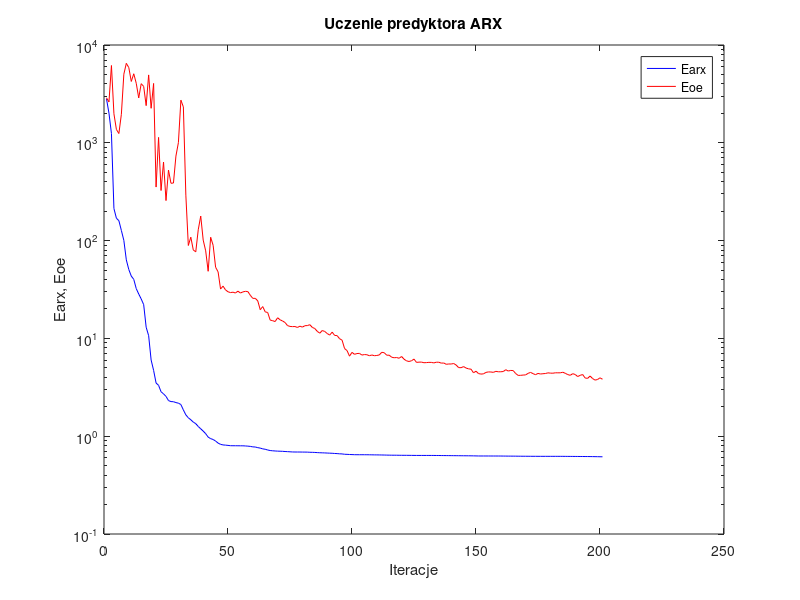
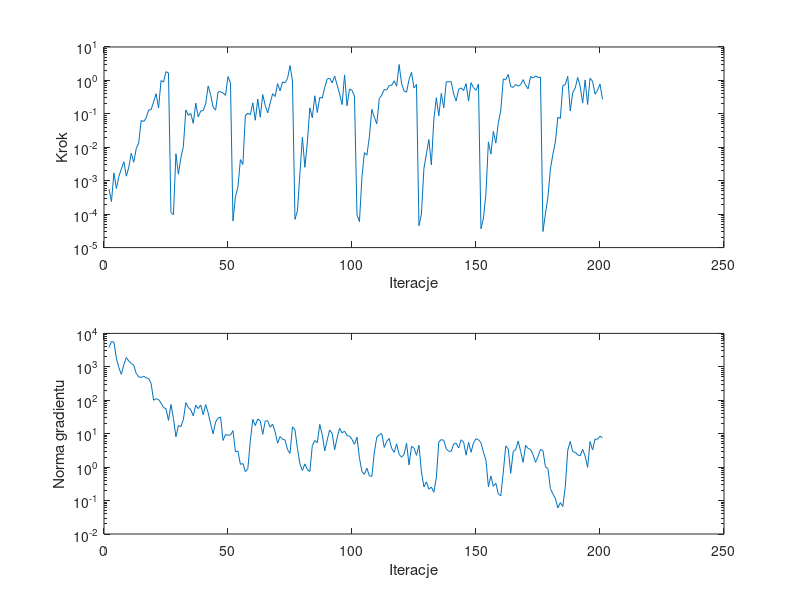

Reproduce these figures in MATLAB, in order.
%uczenie predyktora arx
clear all;
n=0; farx(n+1)=2.820185e+003; foe(n+1)=2.887040e+003; wspucz(n+1)=0.000000e+000; ng(n+1)=0.000000e+000;
%odnowa zmiennej metryki
n=1; farx(n+1)=2.009304e+003; foe(n+1)=2.617250e+003; krok(n+1)=5.668187e-004; ng(n+1)=3.799339e+003;
n=2; farx(n+1)=1.244085e+003; foe(n+1)=6.172170e+003; krok(n+1)=2.365976e-004; ng(n+1)=5.689912e+003;
n=3; farx(n+1)=2.128665e+002; foe(n+1)=1.980732e+003; krok(n+1)=1.700633e-003; ng(n+1)=5.496779e+003;
n=4; farx(n+1)=1.694014e+002; foe(n+1)=1.369561e+003; krok(n+1)=5.859613e-004; ng(n+1)=1.818237e+003;
n=5; farx(n+1)=1.598168e+002; foe(n+1)=1.243899e+003; krok(n+1)=1.350546e-003; ng(n+1)=9.396527e+002;
n=6; farx(n+1)=1.270550e+002; foe(n+1)=1.956505e+003; krok(n+1)=2.254077e-003; ng(n+1)=5.932189e+002;
n=7; farx(n+1)=1.004992e+002; foe(n+1)=5.030952e+003; krok(n+1)=3.692938e-003; ng(n+1)=1.155278e+003;
n=8; farx(n+1)=6.353339e+001; foe(n+1)=6.497346e+003; krok(n+1)=1.371344e-003; ng(n+1)=1.900303e+003;
n=9; farx(n+1)=5.060426e+001; foe(n+1)=5.876908e+003; krok(n+1)=2.531421e-003; ng(n+1)=1.482555e+003;
n=10; farx(n+1)=4.336854e+001; foe(n+1)=4.239930e+003; krok(n+1)=6.669234e-003; ng(n+1)=1.260061e+003;
n=11; farx(n+1)=4.015081e+001; foe(n+1)=5.080573e+003; krok(n+1)=3.572501e-003; ng(n+1)=1.113582e+003;
n=12; farx(n+1)=3.228842e+001; foe(n+1)=4.060138e+003; krok(n+1)=9.213222e-003; ng(n+1)=6.309062e+002;
n=13; farx(n+1)=2.843290e+001; foe(n+1)=2.874880e+003; krok(n+1)=1.355378e-002; ng(n+1)=5.011015e+002;
n=14; farx(n+1)=2.531848e+001; foe(n+1)=4.023051e+003; krok(n+1)=6.392790e-002; ng(n+1)=4.803447e+002;
n=15; farx(n+1)=2.212292e+001; foe(n+1)=3.770933e+003; krok(n+1)=5.883374e-002; ng(n+1)=5.242792e+002;
n=16; farx(n+1)=1.300746e+001; foe(n+1)=2.399164e+003; krok(n+1)=7.539806e-002; ng(n+1)=4.705495e+002;
n=17; farx(n+1)=1.066360e+001; foe(n+1)=4.944647e+003; krok(n+1)=1.306634e-001; ng(n+1)=4.478326e+002;
n=18; farx(n+1)=6.015271e+000; foe(n+1)=2.253460e+003; krok(n+1)=1.340624e-001; ng(n+1)=3.156698e+002;
n=19; farx(n+1)=4.712721e+000; foe(n+1)=4.044259e+003; krok(n+1)=2.277746e-001; ng(n+1)=1.001246e+002;
n=20; farx(n+1)=3.498546e+000; foe(n+1)=3.527807e+002; krok(n+1)=4.013589e-001; ng(n+1)=1.115910e+002;
n=21; farx(n+1)=3.314202e+000; foe(n+1)=1.135547e+003; krok(n+1)=1.509846e-001; ng(n+1)=1.050956e+002;
n=22; farx(n+1)=2.847517e+000; foe(n+1)=3.252033e+002; krok(n+1)=9.937057e-001; ng(n+1)=8.173726e+001;
n=23; farx(n+1)=2.710840e+000; foe(n+1)=6.363621e+002; krok(n+1)=8.935632e-001; ng(n+1)=6.107382e+001;
n=24; farx(n+1)=2.553080e+000; foe(n+1)=2.565636e+002; krok(n+1)=1.833637e+000; ng(n+1)=5.573402e+001;
n=25; farx(n+1)=2.314825e+000; foe(n+1)=5.265470e+002; krok(n+1)=1.663205e+000; ng(n+1)=2.507520e+001;
%odnowa zmiennej metryki
n=26; farx(n+1)=2.258534e+000; foe(n+1)=3.857636e+002; krok(n+1)=1.109357e-004; ng(n+1)=7.471634e+001;
n=27; farx(n+1)=2.253022e+000; foe(n+1)=3.878427e+002; krok(n+1)=9.675577e-005; ng(n+1)=2.836164e+001;
n=28; farx(n+1)=2.206544e+000; foe(n+1)=7.315425e+002; krok(n+1)=6.428545e-003; ng(n+1)=8.096635e+000;
n=29; farx(n+1)=2.176906e+000; foe(n+1)=1.005133e+003; krok(n+1)=1.563831e-003; ng(n+1)=1.753839e+001;
n=30; farx(n+1)=2.107885e+000; foe(n+1)=2.728968e+003; krok(n+1)=4.879648e-003; ng(n+1)=1.619799e+001;
n=31; farx(n+1)=1.857164e+000; foe(n+1)=2.329211e+003; krok(n+1)=1.064021e-002; ng(n+1)=2.657972e+001;
n=32; farx(n+1)=1.652238e+000; foe(n+1)=2.916454e+002; krok(n+1)=1.312690e-001; ng(n+1)=8.548074e+001;
n=33; farx(n+1)=1.543405e+000; foe(n+1)=8.912707e+001; krok(n+1)=8.973318e-002; ng(n+1)=6.088503e+001;
n=34; farx(n+1)=1.472497e+000; foe(n+1)=1.083730e+002; krok(n+1)=1.028050e-001; ng(n+1)=5.169767e+001;
n=35; farx(n+1)=1.394345e+000; foe(n+1)=8.030298e+001; krok(n+1)=5.197516e-002; ng(n+1)=3.416800e+001;
n=36; farx(n+1)=1.343542e+000; foe(n+1)=7.676075e+001; krok(n+1)=2.103304e-001; ng(n+1)=7.161536e+001;
n=37; farx(n+1)=1.256924e+000; foe(n+1)=1.291398e+002; krok(n+1)=8.097460e-002; ng(n+1)=5.621192e+001;
n=38; farx(n+1)=1.190009e+000; foe(n+1)=1.781514e+002; krok(n+1)=1.221144e-001; ng(n+1)=7.237442e+001;
n=39; farx(n+1)=1.127833e+000; foe(n+1)=1.011803e+002; krok(n+1)=1.257595e-001; ng(n+1)=3.701012e+001;
n=40; farx(n+1)=1.061257e+000; foe(n+1)=7.856763e+001; krok(n+1)=1.992696e-001; ng(n+1)=7.438906e+001;
n=41; farx(n+1)=9.787758e-001; foe(n+1)=4.857018e+001; krok(n+1)=6.843317e-001; ng(n+1)=4.222381e+001;
n=42; farx(n+1)=9.442093e-001; foe(n+1)=1.082016e+002; krok(n+1)=3.730776e-001; ng(n+1)=1.968832e+001;
n=43; farx(n+1)=9.256047e-001; foe(n+1)=8.959688e+001; krok(n+1)=1.585191e-001; ng(n+1)=9.938686e+000;
n=44; farx(n+1)=8.919918e-001; foe(n+1)=5.337702e+001; krok(n+1)=1.288873e-001; ng(n+1)=2.237762e+001;
n=45; farx(n+1)=8.503305e-001; foe(n+1)=4.797261e+001; krok(n+1)=4.572801e-001; ng(n+1)=2.932338e+001;
n=46; farx(n+1)=8.253858e-001; foe(n+1)=3.195478e+001; krok(n+1)=4.602631e-001; ng(n+1)=3.163874e+001;
n=47; farx(n+1)=8.143876e-001; foe(n+1)=3.426078e+001; krok(n+1)=4.228884e-001; ng(n+1)=6.300590e+000;
n=48; farx(n+1)=8.103622e-001; foe(n+1)=3.132582e+001; krok(n+1)=3.589327e-001; ng(n+1)=9.478665e+000;
n=49; farx(n+1)=8.054874e-001; foe(n+1)=2.998445e+001; krok(n+1)=1.307567e+000; ng(n+1)=8.971675e+000;
n=50; farx(n+1)=7.995336e-001; foe(n+1)=2.940949e+001; krok(n+1)=8.352074e-001; ng(n+1)=9.127208e+000;
%odnowa zmiennej metryki
n=51; farx(n+1)=7.989681e-001; foe(n+1)=2.969822e+001; krok(n+1)=6.263953e-005; ng(n+1)=1.234878e+001;
n=52; farx(n+1)=7.987874e-001; foe(n+1)=2.912269e+001; krok(n+1)=3.323859e-004; ng(n+1)=2.860225e+000;
n=53; farx(n+1)=7.983283e-001; foe(n+1)=3.041701e+001; krok(n+1)=6.467102e-004; ng(n+1)=3.028936e+000;
n=54; farx(n+1)=7.978929e-001; foe(n+1)=2.911790e+001; krok(n+1)=4.282689e-003; ng(n+1)=1.212258e+000;
n=55; farx(n+1)=7.975807e-001; foe(n+1)=2.988054e+001; krok(n+1)=3.065383e-003; ng(n+1)=1.282847e+000;
n=56; farx(n+1)=7.950041e-001; foe(n+1)=3.029351e+001; krok(n+1)=8.892157e-002; ng(n+1)=7.322607e-001;
n=57; farx(n+1)=7.913798e-001; foe(n+1)=3.011466e+001; krok(n+1)=1.042976e-001; ng(n+1)=9.020136e-001;
n=58; farx(n+1)=7.867564e-001; foe(n+1)=2.758711e+001; krok(n+1)=9.431389e-002; ng(n+1)=6.178634e+000;
n=59; farx(n+1)=7.778994e-001; foe(n+1)=2.567069e+001; krok(n+1)=2.134155e-001; ng(n+1)=2.680425e+001;
n=60; farx(n+1)=7.753935e-001; foe(n+1)=2.568017e+001; krok(n+1)=6.444366e-002; ng(n+1)=1.751931e+001;
n=61; farx(n+1)=7.638071e-001; foe(n+1)=2.419231e+001; krok(n+1)=2.767539e-001; ng(n+1)=2.756444e+001;
n=62; farx(n+1)=7.556591e-001; foe(n+1)=1.964776e+001; krok(n+1)=7.959957e-002; ng(n+1)=2.418035e+001;
n=63; farx(n+1)=7.422355e-001; foe(n+1)=2.116309e+001; krok(n+1)=3.762637e-001; ng(n+1)=9.560147e+000;
n=64; farx(n+1)=7.352964e-001; foe(n+1)=1.868699e+001; krok(n+1)=1.794664e-001; ng(n+1)=2.380491e+001;
n=65; farx(n+1)=7.228303e-001; foe(n+1)=1.840326e+001; krok(n+1)=1.069875e-001; ng(n+1)=2.441086e+001;
n=66; farx(n+1)=7.136919e-001; foe(n+1)=1.539590e+001; krok(n+1)=2.114442e-001; ng(n+1)=1.553431e+001;
n=67; farx(n+1)=7.094340e-001; foe(n+1)=1.517759e+001; krok(n+1)=4.004429e-001; ng(n+1)=1.931930e+001;
n=68; farx(n+1)=7.062882e-001; foe(n+1)=1.487199e+001; krok(n+1)=3.310405e-001; ng(n+1)=1.137996e+001;
n=69; farx(n+1)=7.035472e-001; foe(n+1)=1.625625e+001; krok(n+1)=8.008859e-001; ng(n+1)=5.207248e+000;
n=70; farx(n+1)=7.022790e-001; foe(n+1)=1.549788e+001; krok(n+1)=4.881595e-001; ng(n+1)=8.222357e+000;
n=71; farx(n+1)=7.004422e-001; foe(n+1)=1.506555e+001; krok(n+1)=9.001093e-001; ng(n+1)=6.779011e+000;
n=72; farx(n+1)=6.973997e-001; foe(n+1)=1.454223e+001; krok(n+1)=8.551938e-001; ng(n+1)=6.522682e+000;
n=73; farx(n+1)=6.952448e-001; foe(n+1)=1.351726e+001; krok(n+1)=1.145447e+000; ng(n+1)=3.345091e+000;
n=74; farx(n+1)=6.926812e-001; foe(n+1)=1.326188e+001; krok(n+1)=2.772031e+000; ng(n+1)=2.591166e+000;
n=75; farx(n+1)=6.900987e-001; foe(n+1)=1.319479e+001; krok(n+1)=9.622339e-001; ng(n+1)=1.611937e+001;
%odnowa zmiennej metryki
n=76; farx(n+1)=6.892896e-001; foe(n+1)=1.322837e+001; krok(n+1)=6.975159e-005; ng(n+1)=1.299884e+001;
n=77; farx(n+1)=6.891766e-001; foe(n+1)=1.294368e+001; krok(n+1)=1.261442e-004; ng(n+1)=3.601561e+000;
n=78; farx(n+1)=6.890158e-001; foe(n+1)=1.333611e+001; krok(n+1)=1.651908e-003; ng(n+1)=1.256084e+000;
n=79; farx(n+1)=6.881861e-001; foe(n+1)=1.304834e+001; krok(n+1)=2.000182e-002; ng(n+1)=7.933529e-001;
n=80; farx(n+1)=6.878737e-001; foe(n+1)=1.348301e+001; krok(n+1)=2.518078e-003; ng(n+1)=1.250786e+000;
n=81; farx(n+1)=6.873309e-001; foe(n+1)=1.352582e+001; krok(n+1)=1.448480e-002; ng(n+1)=8.439642e-001;
n=82; farx(n+1)=6.849279e-001; foe(n+1)=1.381354e+001; krok(n+1)=1.512759e-001; ng(n+1)=7.372506e-001;
n=83; farx(n+1)=6.840438e-001; foe(n+1)=1.294983e+001; krok(n+1)=7.610620e-002; ng(n+1)=4.420841e+000;
n=84; farx(n+1)=6.824700e-001; foe(n+1)=1.261969e+001; krok(n+1)=3.465039e-001; ng(n+1)=6.240574e+000;
n=85; farx(n+1)=6.796792e-001; foe(n+1)=1.180344e+001; krok(n+1)=1.096649e-001; ng(n+1)=5.364455e+000;
n=86; farx(n+1)=6.775016e-001; foe(n+1)=1.130434e+001; krok(n+1)=3.129038e-001; ng(n+1)=1.898027e+001;
n=87; farx(n+1)=6.761414e-001; foe(n+1)=1.204184e+001; krok(n+1)=2.944474e-001; ng(n+1)=9.203581e+000;
n=88; farx(n+1)=6.746659e-001; foe(n+1)=1.177633e+001; krok(n+1)=6.201675e-001; ng(n+1)=3.049752e+000;
n=89; farx(n+1)=6.726147e-001; foe(n+1)=1.122601e+001; krok(n+1)=1.106940e+000; ng(n+1)=6.492818e+000;
n=90; farx(n+1)=6.706526e-001; foe(n+1)=1.080250e+001; krok(n+1)=1.162605e+000; ng(n+1)=1.292128e+001;
n=91; farx(n+1)=6.691219e-001; foe(n+1)=1.159132e+001; krok(n+1)=8.457767e-001; ng(n+1)=1.022398e+001;
n=92; farx(n+1)=6.658412e-001; foe(n+1)=1.072949e+001; krok(n+1)=1.348916e+000; ng(n+1)=3.308004e+000;
n=93; farx(n+1)=6.639982e-001; foe(n+1)=1.067257e+001; krok(n+1)=7.289469e-001; ng(n+1)=7.523250e+000;
n=94; farx(n+1)=6.604000e-001; foe(n+1)=9.921886e+000; krok(n+1)=3.923690e-001; ng(n+1)=1.455328e+001;
n=95; farx(n+1)=6.590945e-001; foe(n+1)=9.594272e+000; krok(n+1)=1.892883e-001; ng(n+1)=1.057063e+001;
n=96; farx(n+1)=6.535528e-001; foe(n+1)=7.877115e+000; krok(n+1)=1.462039e+000; ng(n+1)=1.196545e+001;
n=97; farx(n+1)=6.523490e-001; foe(n+1)=7.505384e+000; krok(n+1)=1.738735e-001; ng(n+1)=8.783006e+000;
n=98; farx(n+1)=6.501666e-001; foe(n+1)=6.582015e+000; krok(n+1)=5.535078e-001; ng(n+1)=8.551508e+000;
n=99; farx(n+1)=6.486005e-001; foe(n+1)=7.196413e+000; krok(n+1)=5.014424e-001; ng(n+1)=6.733240e+000;
n=100; farx(n+1)=6.470521e-001; foe(n+1)=6.875573e+000; krok(n+1)=3.394051e-001; ng(n+1)=4.811944e+000;
%odnowa zmiennej metryki
n=101; farx(n+1)=6.465778e-001; foe(n+1)=7.002832e+000; krok(n+1)=9.579321e-005; ng(n+1)=7.896879e+000;
n=102; farx(n+1)=6.465650e-001; foe(n+1)=7.028301e+000; krok(n+1)=5.958978e-005; ng(n+1)=1.895506e+000;
n=103; farx(n+1)=6.465104e-001; foe(n+1)=6.756436e+000; krok(n+1)=1.256985e-003; ng(n+1)=7.387882e-001;
n=104; farx(n+1)=6.463691e-001; foe(n+1)=6.834945e+000; krok(n+1)=6.920879e-003; ng(n+1)=6.104190e-001;
n=105; farx(n+1)=6.461080e-001; foe(n+1)=6.809684e+000; krok(n+1)=5.819038e-003; ng(n+1)=9.323547e-001;
n=106; farx(n+1)=6.456664e-001; foe(n+1)=6.647266e+000; krok(n+1)=2.067140e-002; ng(n+1)=5.476997e-001;
n=107; farx(n+1)=6.450078e-001; foe(n+1)=6.770313e+000; krok(n+1)=1.362644e-001; ng(n+1)=5.289808e-001;
n=108; farx(n+1)=6.442756e-001; foe(n+1)=6.652935e+000; krok(n+1)=7.959957e-002; ng(n+1)=2.790005e+000;
n=109; farx(n+1)=6.440124e-001; foe(n+1)=6.691116e+000; krok(n+1)=5.055608e-002; ng(n+1)=7.878479e+000;
n=110; farx(n+1)=6.433964e-001; foe(n+1)=6.774281e+000; krok(n+1)=2.863419e-001; ng(n+1)=9.412645e+000;
n=111; farx(n+1)=6.426327e-001; foe(n+1)=7.209204e+000; krok(n+1)=3.655097e-001; ng(n+1)=1.004753e+001;
n=112; farx(n+1)=6.419198e-001; foe(n+1)=7.136132e+000; krok(n+1)=5.341966e-001; ng(n+1)=3.879351e+000;
n=113; farx(n+1)=6.408016e-001; foe(n+1)=6.733919e+000; krok(n+1)=5.155493e-001; ng(n+1)=5.920020e+000;
n=114; farx(n+1)=6.401301e-001; foe(n+1)=6.735202e+000; krok(n+1)=7.113726e-001; ng(n+1)=7.197854e+000;
n=115; farx(n+1)=6.394573e-001; foe(n+1)=6.420536e+000; krok(n+1)=7.113726e-001; ng(n+1)=3.624984e+000;
n=116; farx(n+1)=6.392682e-001; foe(n+1)=6.340825e+000; krok(n+1)=9.727120e-001; ng(n+1)=2.770873e+000;
n=117; farx(n+1)=6.390591e-001; foe(n+1)=6.373434e+000; krok(n+1)=6.761661e-001; ng(n+1)=4.982285e+000;
n=118; farx(n+1)=6.383483e-001; foe(n+1)=6.267186e+000; krok(n+1)=2.984733e+000; ng(n+1)=2.402006e+000;
n=119; farx(n+1)=6.379572e-001; foe(n+1)=6.529318e+000; krok(n+1)=8.008859e-001; ng(n+1)=1.979766e+000;
n=120; farx(n+1)=6.377546e-001; foe(n+1)=6.124000e+000; krok(n+1)=4.764226e-001; ng(n+1)=2.426191e+000;
n=121; farx(n+1)=6.375401e-001; foe(n+1)=5.894649e+000; krok(n+1)=4.467816e-001; ng(n+1)=5.191444e+000;
n=122; farx(n+1)=6.372049e-001; foe(n+1)=5.805875e+000; krok(n+1)=1.070439e+000; ng(n+1)=1.161493e+000;
n=123; farx(n+1)=6.366656e-001; foe(n+1)=5.909833e+000; krok(n+1)=1.754638e+000; ng(n+1)=4.218676e+000;
n=124; farx(n+1)=6.363435e-001; foe(n+1)=6.144773e+000; krok(n+1)=5.950595e-001; ng(n+1)=3.699818e+000;
n=125; farx(n+1)=6.358996e-001; foe(n+1)=5.685854e+000; krok(n+1)=7.536472e-001; ng(n+1)=2.254459e+000;
%odnowa zmiennej metryki
n=126; farx(n+1)=6.358400e-001; foe(n+1)=5.719046e+000; krok(n+1)=4.506169e-005; ng(n+1)=4.521297e+000;
n=127; farx(n+1)=6.358365e-001; foe(n+1)=5.724542e+000; krok(n+1)=1.017375e-004; ng(n+1)=7.191466e-001;
n=128; farx(n+1)=6.358255e-001; foe(n+1)=5.640227e+000; krok(n+1)=2.339724e-003; ng(n+1)=2.562719e-001;
n=129; farx(n+1)=6.357747e-001; foe(n+1)=5.657270e+000; krok(n+1)=6.374691e-003; ng(n+1)=3.635593e-001;
n=130; farx(n+1)=6.357266e-001; foe(n+1)=5.687540e+000; krok(n+1)=1.694236e-002; ng(n+1)=2.191525e-001;
n=131; farx(n+1)=6.357155e-001; foe(n+1)=5.684828e+000; krok(n+1)=2.972972e-003; ng(n+1)=2.536812e-001;
n=132; farx(n+1)=6.355551e-001; foe(n+1)=5.615521e+000; krok(n+1)=6.864555e-002; ng(n+1)=1.770882e-001;
n=133; farx(n+1)=6.350705e-001; foe(n+1)=5.707967e+000; krok(n+1)=3.032584e-001; ng(n+1)=4.796149e-001;
n=134; farx(n+1)=6.349521e-001; foe(n+1)=5.707954e+000; krok(n+1)=8.693674e-002; ng(n+1)=5.669225e+000;
n=135; farx(n+1)=6.341157e-001; foe(n+1)=5.587725e+000; krok(n+1)=4.089939e-001; ng(n+1)=6.682402e+000;
n=136; farx(n+1)=6.339211e-001; foe(n+1)=5.604384e+000; krok(n+1)=1.513424e-001; ng(n+1)=6.304952e+000;
n=137; farx(n+1)=6.335372e-001; foe(n+1)=5.435445e+000; krok(n+1)=9.110982e-001; ng(n+1)=3.539612e+000;
n=138; farx(n+1)=6.332197e-001; foe(n+1)=5.478061e+000; krok(n+1)=9.073805e-001; ng(n+1)=2.974638e+000;
n=139; farx(n+1)=6.327860e-001; foe(n+1)=5.471539e+000; krok(n+1)=9.145402e-001; ng(n+1)=2.988130e+000;
n=140; farx(n+1)=6.324287e-001; foe(n+1)=5.536253e+000; krok(n+1)=3.923690e-001; ng(n+1)=4.855970e+000;
n=141; farx(n+1)=6.321095e-001; foe(n+1)=5.341862e+000; krok(n+1)=2.432670e-001; ng(n+1)=5.222393e+000;
n=142; farx(n+1)=6.317377e-001; foe(n+1)=5.026590e+000; krok(n+1)=5.458698e-001; ng(n+1)=3.729931e+000;
n=143; farx(n+1)=6.313588e-001; foe(n+1)=5.018978e+000; krok(n+1)=5.945315e-001; ng(n+1)=6.558668e+000;
n=144; farx(n+1)=6.310195e-001; foe(n+1)=5.150901e+000; krok(n+1)=4.997929e-001; ng(n+1)=5.641254e+000;
n=145; farx(n+1)=6.307130e-001; foe(n+1)=4.976893e+000; krok(n+1)=8.008859e-001; ng(n+1)=2.281633e+000;
n=146; farx(n+1)=6.305065e-001; foe(n+1)=4.883193e+000; krok(n+1)=2.409855e-001; ng(n+1)=5.577563e+000;
n=147; farx(n+1)=6.301629e-001; foe(n+1)=4.844523e+000; krok(n+1)=8.536620e-001; ng(n+1)=2.779788e+000;
n=148; farx(n+1)=6.295275e-001; foe(n+1)=4.449859e+000; krok(n+1)=6.063266e-001; ng(n+1)=5.372676e+000;
n=149; farx(n+1)=6.287316e-001; foe(n+1)=4.621032e+000; krok(n+1)=5.030621e-001; ng(n+1)=7.081379e+000;
n=150; farx(n+1)=6.277899e-001; foe(n+1)=4.368328e+000; krok(n+1)=7.847380e-001; ng(n+1)=6.614257e+000;
%odnowa zmiennej metryki
n=151; farx(n+1)=6.277058e-001; foe(n+1)=4.316758e+000; krok(n+1)=3.663489e-005; ng(n+1)=5.394325e+000;
n=152; farx(n+1)=6.276689e-001; foe(n+1)=4.340021e+000; krok(n+1)=7.643808e-005; ng(n+1)=2.762971e+000;
n=153; farx(n+1)=6.276040e-001; foe(n+1)=4.490246e+000; krok(n+1)=4.031350e-004; ng(n+1)=1.648447e+000;
n=154; farx(n+1)=6.275499e-001; foe(n+1)=4.542488e+000; krok(n+1)=1.448480e-002; ng(n+1)=2.589728e-001;
n=155; farx(n+1)=6.274399e-001; foe(n+1)=4.535093e+000; krok(n+1)=6.256921e-003; ng(n+1)=5.419775e-001;
n=156; farx(n+1)=6.273130e-001; foe(n+1)=4.496938e+000; krok(n+1)=2.977641e-002; ng(n+1)=2.672873e-001;
n=157; farx(n+1)=6.272235e-001; foe(n+1)=4.604172e+000; krok(n+1)=1.333847e-002; ng(n+1)=3.298968e-001;
n=158; farx(n+1)=6.271583e-001; foe(n+1)=4.557573e+000; krok(n+1)=5.411858e-002; ng(n+1)=1.584075e-001;
n=159; farx(n+1)=6.270270e-001; foe(n+1)=4.559173e+000; krok(n+1)=1.277097e-001; ng(n+1)=1.389948e-001;
n=160; farx(n+1)=6.265273e-001; foe(n+1)=4.584686e+000; krok(n+1)=1.114151e+000; ng(n+1)=7.123921e-001;
n=161; farx(n+1)=6.261493e-001; foe(n+1)=4.784631e+000; krok(n+1)=1.056325e+000; ng(n+1)=4.317436e+000;
n=162; farx(n+1)=6.257899e-001; foe(n+1)=4.639757e+000; krok(n+1)=1.505130e+000; ng(n+1)=3.510214e+000;
n=163; farx(n+1)=6.255883e-001; foe(n+1)=4.703642e+000; krok(n+1)=6.553300e-001; ng(n+1)=6.543016e-001;
n=164; farx(n+1)=6.253843e-001; foe(n+1)=4.686762e+000; krok(n+1)=6.151726e-001; ng(n+1)=2.943966e+000;
n=165; farx(n+1)=6.250764e-001; foe(n+1)=4.371194e+000; krok(n+1)=7.571530e-001; ng(n+1)=3.315097e+000;
n=166; farx(n+1)=6.246169e-001; foe(n+1)=4.185535e+000; krok(n+1)=6.710813e-001; ng(n+1)=6.061860e+000;
n=167; farx(n+1)=6.242656e-001; foe(n+1)=4.192659e+000; krok(n+1)=7.460858e-001; ng(n+1)=2.962928e+000;
n=168; farx(n+1)=6.239502e-001; foe(n+1)=4.218525e+000; krok(n+1)=1.056325e+000; ng(n+1)=1.393983e+000;
n=169; farx(n+1)=6.237478e-001; foe(n+1)=4.234642e+000; krok(n+1)=7.178738e-001; ng(n+1)=4.490069e+000;
n=170; farx(n+1)=6.235438e-001; foe(n+1)=4.391399e+000; krok(n+1)=5.600723e-001; ng(n+1)=3.616014e+000;
n=171; farx(n+1)=6.232460e-001; foe(n+1)=4.491543e+000; krok(n+1)=1.315598e+000; ng(n+1)=3.363255e+000;
n=172; farx(n+1)=6.230668e-001; foe(n+1)=4.362534e+000; krok(n+1)=1.180464e+000; ng(n+1)=2.381380e+000;
n=173; farx(n+1)=6.229680e-001; foe(n+1)=4.254443e+000; krok(n+1)=1.368663e+000; ng(n+1)=1.393009e+000;
n=174; farx(n+1)=6.228044e-001; foe(n+1)=4.385908e+000; krok(n+1)=1.227563e+000; ng(n+1)=2.081179e+000;
n=175; farx(n+1)=6.226407e-001; foe(n+1)=4.324411e+000; krok(n+1)=1.253615e+000; ng(n+1)=3.364896e+000;
%odnowa zmiennej metryki
n=176; farx(n+1)=6.226129e-001; foe(n+1)=4.354853e+000; krok(n+1)=3.034095e-005; ng(n+1)=3.129416e+000;
n=177; farx(n+1)=6.226037e-001; foe(n+1)=4.375539e+000; krok(n+1)=1.024331e-004; ng(n+1)=1.023588e+000;
n=178; farx(n+1)=6.225851e-001; foe(n+1)=4.445039e+000; krok(n+1)=3.268048e-004; ng(n+1)=9.059341e-001;
n=179; farx(n+1)=6.225768e-001; foe(n+1)=4.414591e+000; krok(n+1)=2.241713e-003; ng(n+1)=2.283667e-001;
n=180; farx(n+1)=6.225652e-001; foe(n+1)=4.407094e+000; krok(n+1)=6.192369e-003; ng(n+1)=1.572522e-001;
n=181; farx(n+1)=6.225523e-001; foe(n+1)=4.449965e+000; krok(n+1)=1.432529e-002; ng(n+1)=1.172380e-001;
n=182; farx(n+1)=6.225358e-001; foe(n+1)=4.447565e+000; krok(n+1)=7.959957e-002; ng(n+1)=6.007574e-002;
n=183; farx(n+1)=6.224911e-001; foe(n+1)=4.447281e+000; krok(n+1)=7.236188e-002; ng(n+1)=8.706639e-002;
n=184; farx(n+1)=6.223677e-001; foe(n+1)=4.511247e+000; krok(n+1)=6.914797e-001; ng(n+1)=6.636153e-002;
n=185; farx(n+1)=6.220198e-001; foe(n+1)=4.395676e+000; krok(n+1)=7.525275e-001; ng(n+1)=2.611270e-001;
n=186; farx(n+1)=6.217023e-001; foe(n+1)=4.266675e+000; krok(n+1)=1.322970e+000; ng(n+1)=3.214255e+000;
n=187; farx(n+1)=6.215385e-001; foe(n+1)=4.194951e+000; krok(n+1)=1.213694e-001; ng(n+1)=5.875950e+000;
n=188; farx(n+1)=6.212511e-001; foe(n+1)=4.357230e+000; krok(n+1)=4.306047e-001; ng(n+1)=2.919926e+000;
n=189; farx(n+1)=6.209406e-001; foe(n+1)=4.274627e+000; krok(n+1)=5.870903e-001; ng(n+1)=2.775514e+000;
n=190; farx(n+1)=6.206949e-001; foe(n+1)=4.074753e+000; krok(n+1)=1.222664e+000; ng(n+1)=2.348207e+000;
n=191; farx(n+1)=6.203178e-001; foe(n+1)=4.191595e+000; krok(n+1)=6.744582e-001; ng(n+1)=2.168659e+000;
n=192; farx(n+1)=6.201852e-001; foe(n+1)=4.272142e+000; krok(n+1)=2.103304e-001; ng(n+1)=3.407316e+000;
n=193; farx(n+1)=6.197405e-001; foe(n+1)=3.940022e+000; krok(n+1)=1.035784e+000; ng(n+1)=2.145433e+000;
n=194; farx(n+1)=6.196387e-001; foe(n+1)=3.901726e+000; krok(n+1)=1.909506e-001; ng(n+1)=9.812837e-001;
n=195; farx(n+1)=6.191354e-001; foe(n+1)=4.124027e+000; krok(n+1)=1.162605e+000; ng(n+1)=5.825178e+000;
n=196; farx(n+1)=6.186390e-001; foe(n+1)=3.889256e+000; krok(n+1)=9.429061e-001; ng(n+1)=3.252759e+000;
n=197; farx(n+1)=6.179990e-001; foe(n+1)=3.746123e+000; krok(n+1)=3.872082e-001; ng(n+1)=6.922909e+000;
n=198; farx(n+1)=6.174440e-001; foe(n+1)=3.797561e+000; krok(n+1)=5.045340e-001; ng(n+1)=6.811957e+000;
n=199; farx(n+1)=6.165791e-001; foe(n+1)=3.955478e+000; krok(n+1)=7.808753e-001; ng(n+1)=8.331036e+000;
n=200; farx(n+1)=6.159399e-001; foe(n+1)=3.823417e+000; krok(n+1)=2.709781e-001; ng(n+1)=7.652318e+000;

figure; semilogy(farx,'b'); hold on; semilogy(foe,'r'); xlabel('Iteracje'); ylabel('Earx, Eoe'); legend('Earx','Eoe'); title('Uczenie predyktora ARX');
figure; subplot(2,1,1); semilogy(krok); xlabel('Iteracje'); ylabel('Krok');
subplot(2,1,2); semilogy(ng); xlabel('Iteracje'); ylabel('Norma gradientu');
Earx=farx(n+1)
Eoe=foe(n+1)
